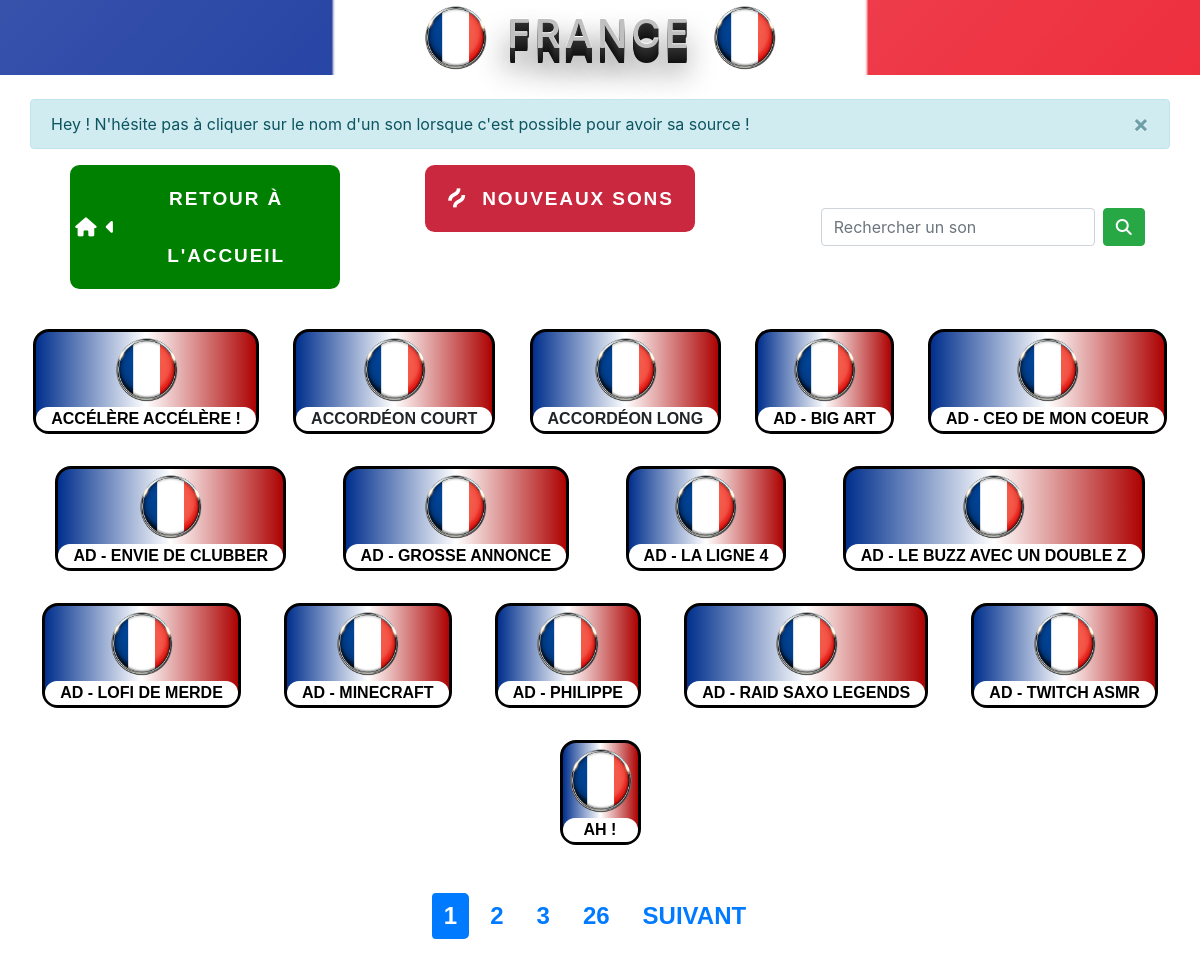
/fr/soundfr.php, run on the app's committed database.
### tables this page shows
CREATE TABLE `soundfr` (
  `ID` int(10) UNSIGNED NOT NULL,
  `Nom` varchar(255) NOT NULL,
  `Son` varchar(255) NOT NULL,
  `keywords` text NOT NULL,
  `source` text NOT NULL
);

### fr/soundfr.php (the view, shortened to what this page needs)
<?php
$pdo =new PDO('mysql:host=localhost; dbname=sbp; charset=utf8','root','');
if(!$pdo){
		echo "Erreur de connexion à la base de données.";
}
else{
$pdo->setAttribute(PDO::ATTR_ERRMODE, PDO::ERRMODE_EXCEPTION);
	$page = isset($_GET['page']) ? (int)$_GET['page'] : 1;
	$perPage = 15;
	$beggin = ($page > 1) ? ($page * $perPage) - $perPage : 0;
	$nom = $pdo->prepare("SELECT SQL_CALC_FOUND_ROWS Nom, Son, source FROM soundfr ORDER BY Nom ASC LIMIT {$beggin} , {$perPage}");
	$nom->execute();
	$nomfinal= $nom->fetchAll(PDO::FETCH_ASSOC);
	$total = $pdo->query("SELECT FOUND_ROWS() as total ")->fetch()['total'] ;
	$pages = ceil($total / $perPage);
}
	$n = 1;
	if($page <1 || $page > $pages){
		header('Location:../404.html');
}
else{
?>
<!DOCTYPE html>
<html lang="fr">
<head>
	<link
			rel="stylesheet"
			href="https://stackpath.bootstrapcdn.com/bootstrap/4.4.1/css/bootstrap.min.css"
		/>
		<link rel="stylesheet" href="../css/style.css" />
			<link rel="stylesheet" href="../css/fr.css">
</head>
<body>
	<header class="pgtitle">
			<h1 class="sndtitle" id="sndfr"><img src="../img/france-1524418_6402.png" height="75" width="75"> FRANCE <img src="../img/france-1524418_6402.png" height="75" width="75"></h1>
		</header>
		<nav>
		<div class="alert alert-info alert-dismissible fade show container" role="alert">
						Hey ! N'hésite pas à cliquer sur le nom d'un son lorsque c'est possible pour avoir sa source !
						<button type="button" class="close" data-dismiss="alert" aria-label="Close">
							<span aria-hidden="true">&times;</span>
						</button>
					</div>
			<div id="navbox">
				<div class="col-md-3 col-sm-10">
					<div>
						<ul class="btns">
							<a href="../index.html">
								<li class="btnmain acc">
									<i class="fas fa-home"></i>	&nbsp;
									<i class="fas fa-caret-left"></i>
										Retour à l'accueil
								</li>
							</a>
					 	</ul>
					</div>
				</div>
				<div class= "col-md-3 col-sm-10">
					<div>
						<ul class="btns">
							<a href="idfr.php">
								<li class="btnmain suppr">
									<i class="fab fa-hotjar"></i>
									&nbsp;
										Nouveaux sons
								</li>
							</a>
						</ul>
					</div>
				</div>
					<form id="searchbox2" action="searchfr.php" class="form-inline my-2 my-lg-0" method="GET">
						<input id="searchbox" class="form-control mr-sm-2" type="search"
							name="searchfr" placeholder="Rechercher un son" aria-label="Search" required>
						<button class="btn btn-success my-2 my-sm-0" value="search" type="submit"><i class="fas fa-search"></i></button>
					</form>
			</div>
		</nav>
		<section>
			<article class="sounds">
				<div class="container-fluid">
					<div class="row">
						<div class="col">
						<?php foreach($nomfinal as $sons) : ?>
							<div class="sndbox">
								<div class="imgsnd"><img src="../img/france-1524418_6402.png" height="75" width="75" onmousedown="play('../gestsnd/SBP/SFR/<?= $sons['Son']?>')"></div>
								<div class="col" id="sndname">
								<?php if ($sons['source'] != ""){ ?>
									<a class="srcvid" href="#lienvid<?=$n?>" data-toggle="modal">
									<?php echo($sons['Nom']);?>
									</a>
									<?php $n++; } else echo($sons['Nom']); ?>
								</div>
							</div>
							<?php endforeach ?>
						</div>
					</div>
				</div>
			</article>
		</section>
		<nav aria-label="Page navigation example">
			<ul class="pagination justify-content-center">
				<li class="page-item <?php if($page === 1){echo 'active';} ?>"><a class="page-link" href="?page=1">1<a></li>
				<?php for($i = max(2, $page - 2); $i <= min($page + 2, $pages - 1); $i++):?>
				<li class="page-item <?php if($page === $i){echo 'active';} ?>"><a class="page-link" href="?page=<?=$i; ?>"><?=$i ?></a></li>
				<?php endfor; ?>
				<li class="page-item <?php if($page == $pages){echo 'active';} ?>"><a class="page-link" href="?page=<?=$pages?>"><?=$pages?><a></li>
				<?php if($page != $pages){
					$next = $page + 1;
					echo'
				<li class="page-item next">
					<a class="page-link" href="?page='.$next.'">Suivant</a>
				</li>'
				;}?>
			</ul>
		</nav>
		<?php
		}
		?>
	</body>
</html>

### css/style.css (style rules this page uses)
* { margin: 0; padding: 0; box-sizing: border-box; }
body { background-image: url(../img/audience-1853662_1920.jpg); }
a { color: white; }
.pgtitle { margin-bottom: 1.5em; }
#top, .sndtitle, .sndquery { color: silver; letter-spacing: 0.1em; text-shadow: 0 -1px 0 #fff, 0 1px 0 #2e2e2e, 0 2px 0 #2c2c2c, 0 3px 0 #2a2a2a, 0 4px 0 #282828, 0 5px 0 #262626, 0 6px 0 #242424, 0 7px 0 #222, 0 8px 0 #202020, 0 9px 0 #1e1e1e, 0 10px 0 #1c1c1c, 0 11px 0 #1a1a1a, 0 12px 0 #181818, 0 13px 0 #161616, 0 14px 0 #141414, 0 15px 0 #121212, 0 22px 30px rgba(0, 0, 0, 0.9); text-transform: uppercase; text-align: center; }
.col { display: flex; flex-wrap: wrap; justify-content: space-evenly; }
#navbox { display: flex; justify-content: space-evenly; }
.form-inline.my-2.my-lg-0 { justify-content: flex-end; }
.sounds { margin-top: 1.5em; margin-bottom: 2em; }
.inc, .ad, .page-link { border: none; border-radius: 5px; margin-right: 10px; font-family: 'Raleway', sans-serif; text-transform: uppercase; font-weight: bold; }
.imgsnd { text-align: center; }
.imgsnd img { cursor: pointer; }
.btns { list-style-type: none; margin: 0; padding: 0; cursor: pointer; }
.btnmain { display: flex; justify-content: center; align-items: center; overflow: hidden; font-size: 19px; border-radius: 0.5em; text-transform: uppercase; font-weight: bold; font-family: sans-serif; letter-spacing: 0.1em; text-align: center; line-height: 3em; position: relative; overflow: hidden; z-index: 1; transition: 0.5s; }
.acc { --c: white; color: var(--c); background-color: green; border: 0.3em solid green; }
.suppr { --c: white; color: var(--c); background-color: #ca283f; border: 0.3em solid #ca283f; }

### css/fr.css (style rules this page uses)
.srcvid { color: black; }
#sndname { justify-content: center; background-color: white; font-family: 'Raleway', sans-serif; font-weight: 800; text-align: center; text-transform: uppercase; border-radius: 1em; }
#sndfr, #searchfr { background-image: url(../img/banner-2024782_1920.png); background-position: center; }
.sndbox { margin: 1em; border-radius: 1em; border: solid black; background: linear-gradient( 90deg, rgb(0, 47, 141) 0%, rgb(255, 255, 255) 50%, rgb(173, 2, 2) 100% ); }
@media (min-width: 1200px) { .page-item { font-size: 1.5rem; font-weight: 100; } }

### data on the page
soundfr: Nom "ACCÉLÈRE ACCÉLÈRE !"
soundfr: Nom "ACCORDÉON COURT"
soundfr: Nom "ACCORDÉON LONG"
soundfr: Nom "AD - BIG ART"
soundfr: Nom "AD - CEO DE MON COEUR"
soundfr: Nom "AD - ENVIE DE CLUBBER"
soundfr: Nom "AD - GROSSE ANNONCE"
soundfr: Nom "AD - LA LIGNE 4"
soundfr: Nom "AD - LE BUZZ AVEC UN DOUBLE Z"
soundfr: Nom "AD - LOFI DE MERDE"
soundfr: Nom "AD - MINECRAFT"
soundfr: Nom "AD - PHILIPPE"
soundfr: Nom "AD - RAID SAXO LEGENDS"
soundfr: Nom "AD - TWITCH ASMR"
soundfr: Nom "AH !"

### other printed values
$pages "26"
